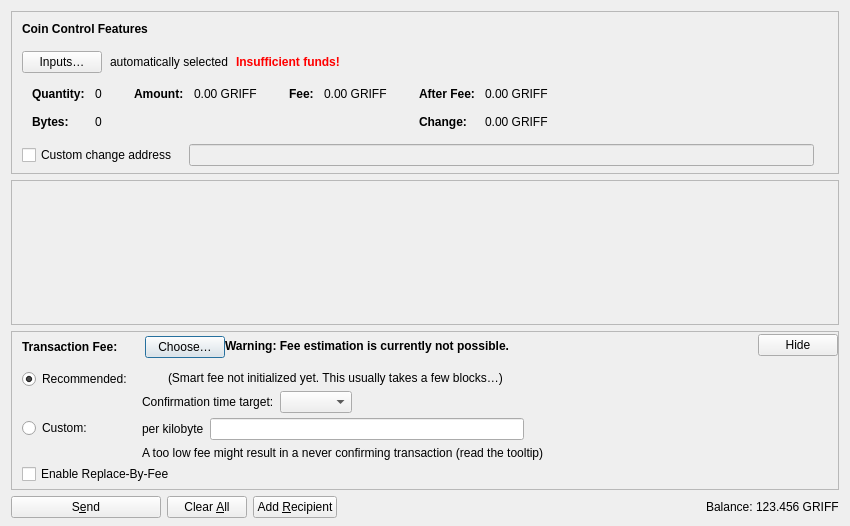
<?xml version="1.0" encoding="UTF-8"?>
<ui version="4.0">
 <class>SendCoinsDialog</class>
 <widget class="QDialog" name="SendCoinsDialog">
  <property name="geometry">
   <rect>
    <x>0</x>
    <y>0</y>
    <width>850</width>
    <height>526</height>
   </rect>
  </property>
  <property name="windowTitle">
   <string>Send Coins</string>
  </property>
  <layout class="QVBoxLayout" name="verticalLayout" stretch="0,1,0,0">
   <property name="bottomMargin">
    <number>8</number>
   </property>
   <item>
    <widget class="QFrame" name="frameCoinControl">
     <property name="sizePolicy">
      <sizepolicy hsizetype="Expanding" vsizetype="Expanding">
       <horstretch>0</horstretch>
       <verstretch>0</verstretch>
      </sizepolicy>
     </property>
     <property name="maximumSize">
      <size>
       <width>16777215</width>
       <height>16777215</height>
      </size>
     </property>
     <property name="frameShape">
      <enum>QFrame::StyledPanel</enum>
     </property>
     <property name="frameShadow">
      <enum>QFrame::Sunken</enum>
     </property>
     <layout class="QVBoxLayout" name="verticalLayoutCoinControl2">
      <property name="spacing">
       <number>0</number>
      </property>
      <property name="leftMargin">
       <number>0</number>
      </property>
      <property name="topMargin">
       <number>0</number>
      </property>
      <property name="rightMargin">
       <number>0</number>
      </property>
      <property name="bottomMargin">
       <number>6</number>
      </property>
      <item>
       <layout class="QVBoxLayout" name="verticalLayoutCoinControl" stretch="0,0,0,0,1">
        <property name="spacing">
         <number>0</number>
        </property>
        <property name="leftMargin">
         <number>10</number>
        </property>
        <property name="topMargin">
         <number>10</number>
        </property>
        <item>
         <layout class="QHBoxLayout" name="horizontalLayoutCoinControl1">
          <property name="bottomMargin">
           <number>15</number>
          </property>
          <item>
           <widget class="QLabel" name="labelCoinControlFeatures">
            <property name="sizePolicy">
             <sizepolicy hsizetype="Preferred" vsizetype="Maximum">
              <horstretch>0</horstretch>
              <verstretch>0</verstretch>
             </sizepolicy>
            </property>
            <property name="font">
             <font>
              <weight>75</weight>
              <bold>true</bold>
             </font>
            </property>
            <property name="styleSheet">
             <string notr="true">font-weight:bold;</string>
            </property>
            <property name="text">
             <string>Coin Control Features</string>
            </property>
           </widget>
          </item>
         </layout>
        </item>
        <item>
         <layout class="QHBoxLayout" name="horizontalLayoutCoinControl2" stretch="0,0,0,0">
          <property name="spacing">
           <number>8</number>
          </property>
          <property name="bottomMargin">
           <number>10</number>
          </property>
          <item>
           <widget class="QPushButton" name="pushButtonCoinControl">
            <property name="styleSheet">
             <string notr="true"/>
            </property>
            <property name="text">
             <string>Inputs…</string>
            </property>
            <property name="autoDefault">
             <bool>false</bool>
            </property>
           </widget>
          </item>
          <item>
           <widget class="QLabel" name="labelCoinControlAutomaticallySelected">
            <property name="text">
             <string>automatically selected</string>
            </property>
            <property name="margin">
             <number>5</number>
            </property>
           </widget>
          </item>
          <item>
           <widget class="QLabel" name="labelCoinControlInsuffFunds">
            <property name="font">
             <font>
              <weight>75</weight>
              <bold>true</bold>
             </font>
            </property>
            <property name="styleSheet">
             <string notr="true">color:red;font-weight:bold;</string>
            </property>
            <property name="text">
             <string>Insufficient funds!</string>
            </property>
            <property name="margin">
             <number>5</number>
            </property>
           </widget>
          </item>
          <item>
           <spacer name="horizontalSpacerCoinControl">
            <property name="orientation">
             <enum>Qt::Horizontal</enum>
            </property>
            <property name="sizeHint" stdset="0">
             <size>
              <width>40</width>
              <height>1</height>
             </size>
            </property>
           </spacer>
          </item>
         </layout>
        </item>
        <item>
         <widget class="QWidget" name="widgetCoinControl" native="true">
          <property name="sizePolicy">
           <sizepolicy hsizetype="Preferred" vsizetype="Preferred">
            <horstretch>0</horstretch>
            <verstretch>0</verstretch>
           </sizepolicy>
          </property>
          <property name="minimumSize">
           <size>
            <width>0</width>
            <height>0</height>
           </size>
          </property>
          <property name="styleSheet">
           <string notr="true"/>
          </property>
          <layout class="QHBoxLayout" name="horizontalLayoutCoinControl5">
           <property name="leftMargin">
            <number>0</number>
           </property>
           <property name="topMargin">
            <number>0</number>
           </property>
           <property name="rightMargin">
            <number>0</number>
           </property>
           <property name="bottomMargin">
            <number>0</number>
           </property>
           <item>
            <layout class="QHBoxLayout" name="horizontalLayoutCoinControl3" stretch="0,0,0,1">
             <property name="spacing">
              <number>20</number>
             </property>
             <property name="topMargin">
              <number>0</number>
             </property>
             <property name="bottomMargin">
              <number>10</number>
             </property>
             <item>
              <layout class="QFormLayout" name="formLayoutCoinControl1">
               <property name="labelAlignment">
                <set>Qt::AlignLeft|Qt::AlignVCenter</set>
               </property>
               <property name="horizontalSpacing">
                <number>10</number>
               </property>
               <property name="verticalSpacing">
                <number>14</number>
               </property>
               <property name="leftMargin">
                <number>10</number>
               </property>
               <property name="topMargin">
                <number>4</number>
               </property>
               <property name="rightMargin">
                <number>6</number>
               </property>
               <item row="0" column="0">
                <widget class="QLabel" name="labelCoinControlQuantityText">
                 <property name="font">
                  <font>
                   <weight>75</weight>
                   <bold>true</bold>
                  </font>
                 </property>
                 <property name="text">
                  <string>Quantity:</string>
                 </property>
                 <property name="margin">
                  <number>0</number>
                 </property>
                </widget>
               </item>
               <item row="0" column="1">
                <widget class="QLabel" name="labelCoinControlQuantity">
                 <property name="cursor">
                  <cursorShape>IBeamCursor</cursorShape>
                 </property>
                 <property name="contextMenuPolicy">
                  <enum>Qt::ActionsContextMenu</enum>
                 </property>
                 <property name="text">
                  <string notr="true">0</string>
                 </property>
                 <property name="margin">
                  <number>0</number>
                 </property>
                 <property name="textInteractionFlags">
                  <set>Qt::LinksAccessibleByMouse|Qt::TextSelectableByKeyboard|Qt::TextSelectableByMouse</set>
                 </property>
                </widget>
               </item>
               <item row="1" column="0">
                <widget class="QLabel" name="labelCoinControlBytesText">
                 <property name="font">
                  <font>
                   <weight>75</weight>
                   <bold>true</bold>
                  </font>
                 </property>
                 <property name="text">
                  <string>Bytes:</string>
                 </property>
                </widget>
               </item>
               <item row="1" column="1">
                <widget class="QLabel" name="labelCoinControlBytes">
                 <property name="cursor">
                  <cursorShape>IBeamCursor</cursorShape>
                 </property>
                 <property name="contextMenuPolicy">
                  <enum>Qt::ActionsContextMenu</enum>
                 </property>
                 <property name="text">
                  <string notr="true">0</string>
                 </property>
                 <property name="textInteractionFlags">
                  <set>Qt::LinksAccessibleByMouse|Qt::TextSelectableByKeyboard|Qt::TextSelectableByMouse</set>
                 </property>
                </widget>
               </item>
              </layout>
             </item>
             <item>
              <layout class="QFormLayout" name="formLayoutCoinControl2">
               <property name="horizontalSpacing">
                <number>10</number>
               </property>
               <property name="verticalSpacing">
                <number>14</number>
               </property>
               <property name="leftMargin">
                <number>6</number>
               </property>
               <property name="topMargin">
                <number>4</number>
               </property>
               <property name="rightMargin">
                <number>6</number>
               </property>
               <item row="0" column="0">
                <widget class="QLabel" name="labelCoinControlAmountText">
                 <property name="font">
                  <font>
                   <weight>75</weight>
                   <bold>true</bold>
                  </font>
                 </property>
                 <property name="text">
                  <string>Amount:</string>
                 </property>
                 <property name="margin">
                  <number>0</number>
                 </property>
                </widget>
               </item>
               <item row="0" column="1">
                <widget class="QLabel" name="labelCoinControlAmount">
                 <property name="cursor">
                  <cursorShape>IBeamCursor</cursorShape>
                 </property>
                 <property name="contextMenuPolicy">
                  <enum>Qt::ActionsContextMenu</enum>
                 </property>
                 <property name="text">
                  <string notr="true">0.00 GRIFF</string>
                 </property>
                 <property name="textInteractionFlags">
                  <set>Qt::LinksAccessibleByMouse|Qt::TextSelectableByKeyboard|Qt::TextSelectableByMouse</set>
                 </property>
                </widget>
               </item>
              </layout>
             </item>
             <item>
              <layout class="QFormLayout" name="formLayoutCoinControl3">
               <property name="horizontalSpacing">
                <number>10</number>
               </property>
               <property name="verticalSpacing">
                <number>14</number>
               </property>
               <property name="leftMargin">
                <number>6</number>
               </property>
               <property name="topMargin">
                <number>4</number>
               </property>
               <property name="rightMargin">
                <number>6</number>
               </property>
               <item row="0" column="0">
                <widget class="QLabel" name="labelCoinControlFeeText">
                 <property name="font">
                  <font>
                   <weight>75</weight>
                   <bold>true</bold>
                  </font>
                 </property>
                 <property name="text">
                  <string>Fee:</string>
                 </property>
                 <property name="margin">
                  <number>0</number>
                 </property>
                </widget>
               </item>
               <item row="0" column="1">
                <widget class="QLabel" name="labelCoinControlFee">
                 <property name="cursor">
                  <cursorShape>IBeamCursor</cursorShape>
                 </property>
                 <property name="contextMenuPolicy">
                  <enum>Qt::ActionsContextMenu</enum>
                 </property>
                 <property name="text">
                  <string notr="true">0.00 GRIFF</string>
                 </property>
                 <property name="textInteractionFlags">
                  <set>Qt::LinksAccessibleByMouse|Qt::TextSelectableByKeyboard|Qt::TextSelectableByMouse</set>
                 </property>
                </widget>
               </item>
              </layout>
             </item>
             <item>
              <layout class="QFormLayout" name="formLayoutCoinControl4">
               <property name="labelAlignment">
                <set>Qt::AlignLeft|Qt::AlignVCenter</set>
               </property>
               <property name="horizontalSpacing">
                <number>10</number>
               </property>
               <property name="verticalSpacing">
                <number>14</number>
               </property>
               <property name="leftMargin">
                <number>6</number>
               </property>
               <property name="topMargin">
                <number>4</number>
               </property>
               <property name="rightMargin">
                <number>6</number>
               </property>
               <item row="0" column="0">
                <widget class="QLabel" name="labelCoinControlAfterFeeText">
                 <property name="font">
                  <font>
                   <weight>75</weight>
                   <bold>true</bold>
                  </font>
                 </property>
                 <property name="text">
                  <string>After Fee:</string>
                 </property>
                 <property name="margin">
                  <number>0</number>
                 </property>
                </widget>
               </item>
               <item row="0" column="1">
                <widget class="QLabel" name="labelCoinControlAfterFee">
                 <property name="cursor">
                  <cursorShape>IBeamCursor</cursorShape>
                 </property>
                 <property name="contextMenuPolicy">
                  <enum>Qt::ActionsContextMenu</enum>
                 </property>
                 <property name="text">
                  <string notr="true">0.00 GRIFF</string>
                 </property>
                 <property name="textInteractionFlags">
                  <set>Qt::LinksAccessibleByMouse|Qt::TextSelectableByKeyboard|Qt::TextSelectableByMouse</set>
                 </property>
                </widget>
               </item>
               <item row="1" column="0">
                <widget class="QLabel" name="labelCoinControlChangeText">
                 <property name="font">
                  <font>
                   <weight>75</weight>
                   <bold>true</bold>
                  </font>
                 </property>
                 <property name="text">
                  <string>Change:</string>
                 </property>
                </widget>
               </item>
               <item row="1" column="1">
                <widget class="QLabel" name="labelCoinControlChange">
                 <property name="cursor">
                  <cursorShape>IBeamCursor</cursorShape>
                 </property>
                 <property name="contextMenuPolicy">
                  <enum>Qt::ActionsContextMenu</enum>
                 </property>
                 <property name="text">
                  <string notr="true">0.00 GRIFF</string>
                 </property>
                 <property name="textInteractionFlags">
                  <set>Qt::LinksAccessibleByMouse|Qt::TextSelectableByKeyboard|Qt::TextSelectableByMouse</set>
                 </property>
                </widget>
               </item>
              </layout>
             </item>
            </layout>
           </item>
          </layout>
         </widget>
        </item>
        <item>
         <layout class="QHBoxLayout" name="horizontalLayoutCoinControl4" stretch="0,0,0">
          <property name="spacing">
           <number>12</number>
          </property>
          <property name="sizeConstraint">
           <enum>QLayout::SetDefaultConstraint</enum>
          </property>
          <property name="topMargin">
           <number>5</number>
          </property>
          <property name="rightMargin">
           <number>5</number>
          </property>
          <item>
           <widget class="QCheckBox" name="checkBoxCoinControlChange">
            <property name="toolTip">
             <string>If this is activated, but the change address is empty or invalid, change will be sent to a newly generated address.</string>
            </property>
            <property name="text">
             <string>Custom change address</string>
            </property>
           </widget>
          </item>
          <item>
           <widget class="QValidatedLineEdit" name="lineEditCoinControlChange">
            <property name="enabled">
             <bool>false</bool>
            </property>
            <property name="sizePolicy">
             <sizepolicy hsizetype="Expanding" vsizetype="Fixed">
              <horstretch>0</horstretch>
              <verstretch>0</verstretch>
             </sizepolicy>
            </property>
           </widget>
          </item>
          <item>
           <widget class="QLabel" name="labelCoinControlChangeLabel">
            <property name="sizePolicy">
             <sizepolicy hsizetype="Preferred" vsizetype="Expanding">
              <horstretch>0</horstretch>
              <verstretch>0</verstretch>
             </sizepolicy>
            </property>
            <property name="minimumSize">
             <size>
              <width>0</width>
              <height>0</height>
             </size>
            </property>
            <property name="text">
             <string/>
            </property>
            <property name="margin">
             <number>3</number>
            </property>
           </widget>
          </item>
         </layout>
        </item>
        <item>
         <spacer name="verticalSpacerCoinControl">
          <property name="orientation">
           <enum>Qt::Vertical</enum>
          </property>
          <property name="sizeHint" stdset="0">
           <size>
            <width>800</width>
            <height>1</height>
           </size>
          </property>
         </spacer>
        </item>
       </layout>
      </item>
     </layout>
    </widget>
   </item>
   <item>
    <widget class="QScrollArea" name="scrollArea">
     <property name="widgetResizable">
      <bool>true</bool>
     </property>
     <widget class="QWidget" name="scrollAreaWidgetContents">
      <property name="geometry">
       <rect>
        <x>0</x>
        <y>0</y>
        <width>830</width>
        <height>104</height>
       </rect>
      </property>
      <layout class="QVBoxLayout" name="verticalLayout_2" stretch="0,1">
       <property name="leftMargin">
        <number>0</number>
       </property>
       <property name="topMargin">
        <number>0</number>
       </property>
       <property name="rightMargin">
        <number>0</number>
       </property>
       <property name="bottomMargin">
        <number>0</number>
       </property>
       <item>
        <layout class="QVBoxLayout" name="entries">
         <property name="spacing">
          <number>6</number>
         </property>
        </layout>
       </item>
       <item>
        <spacer name="verticalSpacer">
         <property name="orientation">
          <enum>Qt::Vertical</enum>
         </property>
         <property name="sizeHint" stdset="0">
          <size>
           <width>20</width>
           <height>40</height>
          </size>
         </property>
        </spacer>
       </item>
      </layout>
     </widget>
    </widget>
   </item>
   <item>
    <widget class="QFrame" name="frameFee">
     <property name="sizePolicy">
      <sizepolicy hsizetype="Expanding" vsizetype="Expanding">
       <horstretch>0</horstretch>
       <verstretch>0</verstretch>
      </sizepolicy>
     </property>
     <property name="maximumSize">
      <size>
       <width>16777215</width>
       <height>16777215</height>
      </size>
     </property>
     <property name="frameShape">
      <enum>QFrame::StyledPanel</enum>
     </property>
     <property name="frameShadow">
      <enum>QFrame::Sunken</enum>
     </property>
     <layout class="QVBoxLayout" name="verticalLayoutFee1">
      <property name="spacing">
       <number>0</number>
      </property>
      <property name="leftMargin">
       <number>0</number>
      </property>
      <property name="topMargin">
       <number>0</number>
      </property>
      <property name="rightMargin">
       <number>0</number>
      </property>
      <property name="bottomMargin">
       <number>0</number>
      </property>
      <item>
       <layout class="QVBoxLayout" name="verticalLayoutFee2" stretch="0,0,0">
        <property name="spacing">
         <number>0</number>
        </property>
        <property name="leftMargin">
         <number>10</number>
        </property>
        <property name="topMargin">
         <number>0</number>
        </property>
        <item>
         <layout class="QHBoxLayout" name="horizontalLayoutFee1">
          <property name="bottomMargin">
           <number>0</number>
          </property>
          <item>
           <layout class="QVBoxLayout" name="verticalLayoutFee7">
            <property name="spacing">
             <number>0</number>
            </property>
            <item>
             <spacer name="verticalSpacerSmartFee">
              <property name="orientation">
               <enum>Qt::Vertical</enum>
              </property>
              <property name="sizeType">
               <enum>QSizePolicy::Fixed</enum>
              </property>
              <property name="sizeHint" stdset="0">
               <size>
                <width>1</width>
                <height>4</height>
               </size>
              </property>
             </spacer>
            </item>
            <item>
             <layout class="QHBoxLayout" name="horizontalLayoutSmartFee">
              <property name="spacing">
               <number>10</number>
              </property>
              <item>
               <widget class="QLabel" name="labelFeeHeadline">
                <property name="sizePolicy">
                 <sizepolicy hsizetype="Preferred" vsizetype="Maximum">
                  <horstretch>0</horstretch>
                  <verstretch>0</verstretch>
                 </sizepolicy>
                </property>
                <property name="font">
                 <font>
                  <weight>75</weight>
                  <bold>true</bold>
                 </font>
                </property>
                <property name="styleSheet">
                 <string notr="true">font-weight:bold;</string>
                </property>
                <property name="text">
                 <string>Transaction Fee:</string>
                </property>
               </widget>
              </item>
              <item>
               <widget class="QLabel" name="labelFeeMinimized">
                <property name="text">
                 <string/>
                </property>
               </widget>
              </item>
              <item>
               <widget class="QPushButton" name="buttonChooseFee">
                <property name="text">
                 <string>Choose…</string>
                </property>
               </widget>
              </item>
             </layout>
            </item>
            <item>
             <spacer name="verticalSpacer_5">
              <property name="orientation">
               <enum>Qt::Vertical</enum>
              </property>
              <property name="sizeHint" stdset="0">
               <size>
                <width>1</width>
                <height>1</height>
               </size>
              </property>
             </spacer>
            </item>
           </layout>
          </item>
          <item>
           <widget class="QLabel" name="fallbackFeeWarningLabel">
            <property name="toolTip">
             <string>Using the fallbackfee can result in sending a transaction that will take several hours or days (or never) to confirm. Consider choosing your fee manually or wait until you have validated the complete chain.</string>
            </property>
            <property name="font">
            <font>
                <weight>75</weight>
                <bold>true</bold>
            </font>
            </property>
            <property name="text">
             <string>Warning: Fee estimation is currently not possible.</string>
            </property>
            <property name="wordWrap">
             <bool>false</bool>
            </property>
           </widget>
          </item>
          <item>
           <spacer name="horizontalSpacer_4">
            <property name="orientation">
             <enum>Qt::Horizontal</enum>
            </property>
            <property name="sizeType">
             <enum>QSizePolicy::MinimumExpanding</enum>
            </property>
            <property name="sizeHint" stdset="0">
             <size>
              <width>40</width>
              <height>20</height>
             </size>
            </property>
           </spacer>
          </item>
          <item>
           <widget class="QPushButton" name="buttonMinimizeFee">
            <property name="toolTip">
             <string>Hide transaction fee settings</string>
            </property>
            <property name="text">
             <string>Hide</string>
            </property>
           </widget>
          </item>
         </layout>
        </item>
        <item>
         <widget class="QFrame" name="frameFeeSelection">
          <layout class="QVBoxLayout" name="verticalLayoutFee12">
           <property name="spacing">
            <number>0</number>
           </property>
           <property name="leftMargin">
            <number>0</number>
           </property>
           <property name="topMargin">
            <number>0</number>
           </property>
           <property name="rightMargin">
            <number>0</number>
           </property>
           <property name="bottomMargin">
            <number>0</number>
           </property>
           <item>
            <layout class="QGridLayout" name="gridLayoutFee">
             <property name="topMargin">
              <number>10</number>
             </property>
             <property name="bottomMargin">
              <number>4</number>
             </property>
             <property name="horizontalSpacing">
              <number>10</number>
             </property>
             <property name="verticalSpacing">
              <number>4</number>
             </property>
             <item row="1" column="1">
              <layout class="QVBoxLayout" name="verticalLayoutFee8">
               <property name="spacing">
                <number>6</number>
               </property>
               <item>
                <layout class="QHBoxLayout" name="horizontalLayoutFee13">
                 <item>
                  <widget class="QLabel" name="labelCustomPerKilobyte">
                   <property name="toolTip">
                    <string>Specify a custom fee per kB (1,000 bytes) of the transaction's virtual size.

Note:  Since the fee is calculated on a per-byte basis, a fee rate of "100 satoshis per kvB" for a transaction size of 500 virtual bytes (half of 1 kvB) would ultimately yield a fee of only 50 satoshis.</string>
                   </property>
                   <property name="text">
                    <string>per kilobyte</string>
                   </property>
                  </widget>
                 </item>
                 <item>
                  <widget class="GriffionAmountField" name="customFee"/>
                 </item>
                 <item>
                  <spacer name="horizontalSpacer_6">
                   <property name="orientation">
                    <enum>Qt::Horizontal</enum>
                   </property>
                   <property name="sizeHint" stdset="0">
                    <size>
                     <width>1</width>
                     <height>1</height>
                    </size>
                   </property>
                  </spacer>
                 </item>
                </layout>
               </item>
               <item>
                <layout class="QHBoxLayout" name="horizontalLayoutFee8">
                 <item>
                  <widget class="QLabel" name="labelCustomFeeWarning">
                   <property name="enabled">
                    <bool>true</bool>
                   </property>
                   <property name="toolTip">
                    <string>When there is less transaction volume than space in the blocks, miners as well as relaying nodes may enforce a minimum fee. Paying only this minimum fee is just fine, but be aware that this can result in a never confirming transaction once there is more demand for griffion transactions than the network can process.</string>
                   </property>
                   <property name="text">
                    <string>A too low fee might result in a never confirming transaction (read the tooltip)</string>
                   </property>
                  </widget>
                 </item>
                 <item>
                  <spacer name="horizontalSpacer_2">
                   <property name="orientation">
                    <enum>Qt::Horizontal</enum>
                   </property>
                   <property name="sizeHint" stdset="0">
                    <size>
                     <width>1</width>
                     <height>1</height>
                    </size>
                   </property>
                  </spacer>
                 </item>
                </layout>
               </item>
              </layout>
             </item>
             <item row="0" column="0">
              <layout class="QVBoxLayout" name="verticalLayoutFee4" stretch="0,1">
               <item>
                <widget class="QRadioButton" name="radioSmartFee">
                 <property name="text">
                  <string>Recommended:</string>
                 </property>
                 <property name="checked">
                  <bool>true</bool>
                 </property>
                 <attribute name="buttonGroup">
                  <string notr="true">groupFee</string>
                 </attribute>
                </widget>
               </item>
               <item>
                <spacer name="verticalSpacer_2">
                 <property name="orientation">
                  <enum>Qt::Vertical</enum>
                 </property>
                 <property name="sizeHint" stdset="0">
                  <size>
                   <width>1</width>
                   <height>1</height>
                  </size>
                 </property>
                </spacer>
               </item>
              </layout>
             </item>
             <item row="1" column="0">
              <layout class="QVBoxLayout" name="verticalLayoutFee9" stretch="0,1">
               <item>
                <widget class="QRadioButton" name="radioCustomFee">
                 <property name="text">
                  <string>Custom:</string>
                 </property>
                 <attribute name="buttonGroup">
                  <string notr="true">groupFee</string>
                 </attribute>
                </widget>
               </item>
               <item>
                <spacer name="verticalSpacer_6">
                 <property name="orientation">
                  <enum>Qt::Vertical</enum>
                 </property>
                 <property name="sizeHint" stdset="0">
                  <size>
                   <width>1</width>
                   <height>1</height>
                  </size>
                 </property>
                </spacer>
               </item>
              </layout>
             </item>
             <item row="0" column="1">
              <layout class="QVBoxLayout" name="verticalLayoutFee3" stretch="0,0,1">
               <property name="spacing">
                <number>6</number>
               </property>
               <property name="topMargin">
                <number>2</number>
               </property>
               <item>
                <layout class="QHBoxLayout" name="horizontalLayoutFee12">
                 <item>
                  <widget class="QLabel" name="labelSmartFee">
                   <property name="text">
                    <string/>
                   </property>
                  </widget>
                 </item>
                 <item>
                  <widget class="QLabel" name="labelFeeEstimation">
                   <property name="text">
                    <string/>
                   </property>
                  </widget>
                 </item>
                 <item>
                  <widget class="QLabel" name="labelSmartFee2">
                   <property name="text">
                    <string>(Smart fee not initialized yet. This usually takes a few blocks…)</string>
                   </property>
                  </widget>
                 </item>
                 <item>
                  <spacer name="horizontalSpacer_5">
                   <property name="orientation">
                    <enum>Qt::Horizontal</enum>
                   </property>
                   <property name="sizeHint" stdset="0">
                    <size>
                     <width>1</width>
                     <height>1</height>
                    </size>
                   </property>
                  </spacer>
                 </item>
                </layout>
               </item>
               <item>
                <layout class="QHBoxLayout" name="horizontalLayoutFee9">
                 <item>
                  <layout class="QVBoxLayout" name="verticalLayoutFee6">
                   <item>
                    <widget class="QLabel" name="labelSmartFee3">
                     <property name="text">
                      <string>Confirmation time target:</string>
                     </property>
                    </widget>
                   </item>
                  </layout>
                 </item>
                 <item>
                  <layout class="QVBoxLayout" name="verticalLayoutFee5">
                   <property name="rightMargin">
                    <number>30</number>
                   </property>
                   <item>
                    <layout class="QHBoxLayout" name="horizontalLayoutConfTarget">
                     <property name="bottomMargin">
                      <number>0</number>
                     </property>
                     <item>
                      <widget class="QComboBox" name="confTargetSelector"/>
                     </item>
                     <item>
                      <spacer name="horizontalSpacerConfTarget">
                       <property name="orientation">
                        <enum>Qt::Horizontal</enum>
                       </property>
                       <property name="sizeHint" stdset="0">
                        <size>
                         <width>40</width>
                         <height>20</height>
                        </size>
                       </property>
                      </spacer>
                     </item>
                    </layout>
                   </item>
                  </layout>
                 </item>
                </layout>
               </item>
               <item>
                <spacer name="verticalSpacer_4">
                 <property name="orientation">
                  <enum>Qt::Vertical</enum>
                 </property>
                 <property name="sizeHint" stdset="0">
                  <size>
                   <width>1</width>
                   <height>1</height>
                  </size>
                 </property>
                </spacer>
               </item>
              </layout>
             </item>
            </layout>
           </item>
           <item>
            <widget class="QCheckBox" name="optInRBF">
             <property name="text">
              <string>Enable Replace-By-Fee</string>
             </property>
             <property name="toolTip">
              <string>With Replace-By-Fee (BIP-125) you can increase a transaction's fee after it is sent. Without this, a higher fee may be recommended to compensate for increased transaction delay risk.</string>
             </property>
            </widget>
           </item>
          </layout>
         </widget>
        </item>
        <item>
         <spacer name="verticalSpacerFee">
          <property name="orientation">
           <enum>Qt::Vertical</enum>
          </property>
          <property name="sizeHint" stdset="0">
           <size>
            <width>40</width>
            <height>5</height>
           </size>
          </property>
         </spacer>
        </item>
       </layout>
      </item>
     </layout>
    </widget>
   </item>
   <item>
    <layout class="QHBoxLayout" name="horizontalLayout">
     <item>
      <widget class="QPushButton" name="sendButton">
       <property name="minimumSize">
        <size>
         <width>150</width>
         <height>0</height>
        </size>
       </property>
       <property name="toolTip">
        <string>Confirm the send action</string>
       </property>
       <property name="text">
        <string>S&amp;end</string>
       </property>
       <property name="icon">
        <iconset resource="../griffion.qrc">
         <normaloff>:/icons/send</normaloff>:/icons/send</iconset>
       </property>
       <property name="autoDefault">
        <bool>false</bool>
       </property>
       <property name="default">
        <bool>false</bool>
       </property>
      </widget>
     </item>
     <item>
      <widget class="QPushButton" name="clearButton">
       <property name="sizePolicy">
        <sizepolicy hsizetype="Minimum" vsizetype="Fixed">
         <horstretch>0</horstretch>
         <verstretch>0</verstretch>
        </sizepolicy>
       </property>
       <property name="toolTip">
        <string>Clear all fields of the form.</string>
       </property>
       <property name="text">
        <string>Clear &amp;All</string>
       </property>
       <property name="icon">
        <iconset resource="../griffion.qrc">
         <normaloff>:/icons/remove</normaloff>:/icons/remove</iconset>
       </property>
       <property name="autoDefault">
        <bool>false</bool>
       </property>
      </widget>
     </item>
     <item>
      <widget class="QPushButton" name="addButton">
       <property name="toolTip">
        <string>Send to multiple recipients at once</string>
       </property>
       <property name="text">
        <string>Add &amp;Recipient</string>
       </property>
       <property name="icon">
        <iconset resource="../griffion.qrc">
         <normaloff>:/icons/add</normaloff>:/icons/add</iconset>
       </property>
       <property name="autoDefault">
        <bool>false</bool>
       </property>
      </widget>
     </item>
     <item>
      <spacer name="horizontalSpacer">
       <property name="orientation">
        <enum>Qt::Horizontal</enum>
       </property>
       <property name="sizeHint" stdset="0">
        <size>
         <width>40</width>
         <height>20</height>
        </size>
       </property>
      </spacer>
     </item>
     <item>
      <layout class="QHBoxLayout" name="horizontalLayout_2">
       <property name="spacing">
        <number>3</number>
       </property>
       <item>
        <widget class="QLabel" name="labelBalanceName">
         <property name="sizePolicy">
          <sizepolicy hsizetype="Preferred" vsizetype="Fixed">
           <horstretch>0</horstretch>
           <verstretch>0</verstretch>
          </sizepolicy>
         </property>
         <property name="text">
          <string>Balance:</string>
         </property>
        </widget>
       </item>
       <item>
        <widget class="QLabel" name="labelBalance">
         <property name="sizePolicy">
          <sizepolicy hsizetype="Preferred" vsizetype="Fixed">
           <horstretch>0</horstretch>
           <verstretch>0</verstretch>
          </sizepolicy>
         </property>
         <property name="cursor">
          <cursorShape>IBeamCursor</cursorShape>
         </property>
         <property name="text">
          <string notr="true">123.456 GRIFF</string>
         </property>
         <property name="textInteractionFlags">
          <set>Qt::LinksAccessibleByMouse|Qt::TextSelectableByKeyboard|Qt::TextSelectableByMouse</set>
         </property>
        </widget>
       </item>
      </layout>
     </item>
    </layout>
   </item>
  </layout>
 </widget>
 <customwidgets>
  <customwidget>
   <class>QValidatedLineEdit</class>
   <extends>QLineEdit</extends>
   <header>qt/qvalidatedlineedit.h</header>
  </customwidget>
  <customwidget>
   <class>GriffionAmountField</class>
   <extends>QLineEdit</extends>
   <header>qt/griffionamountfield.h</header>
   <container>1</container>
  </customwidget>
 </customwidgets>
 <resources>
  <include location="../griffion.qrc"/>
 </resources>
 <connections/>
 <buttongroups>
  <buttongroup name="groupFee"/>
 </buttongroups>
</ui>
